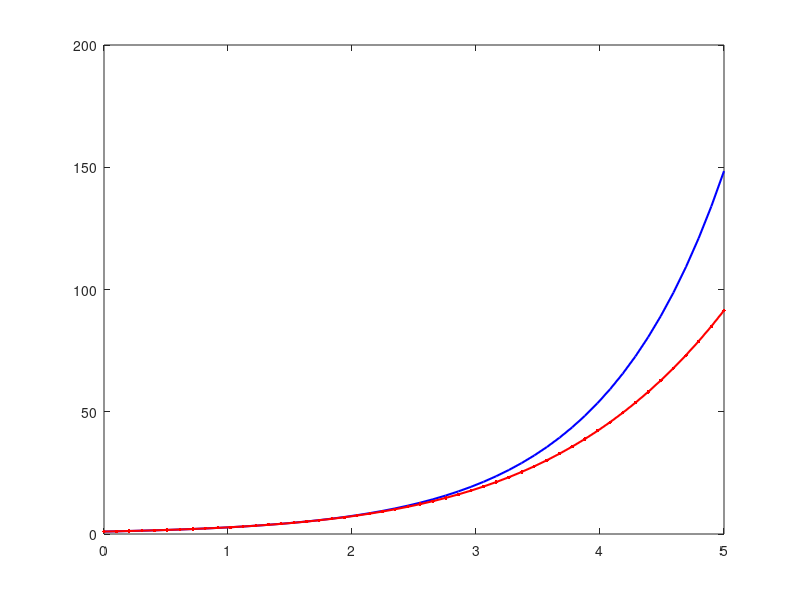

Here is the MATLAB script that generated this plot: (Note: this script raises an error after producing the figure.)
% ME 303 - Zhao Pan
% Programmers: Shaan B, Zubair H, Mirza M, Dharmik R, Milind K
% Date: 3rd March, 2025

clc; % clear command window

% 100 equally spaced points on the domain x ∈ [0, 5]
x = linspace(0, 5, 50);

% compute solution to ODE using ME 203 analytical method
y_analytical = exp(x);

% compute solution to ODE using power series numerical approx
y_series = zeros(size(x)); % initialize series approx vector
for n = 0:5 % only calculate first five points
    y_series = y_series + (x.^n) / factorial(n); % from summation
    % use .^ since we are doing element-by-element powers
end

figure; % open a new figure window

% Plot the analytical solution as a blue solid line
plot(x, y_analytical, 'b-', 'LineWidth', 1.5);
hold on; % keep the plot on

% Plot the power series approx as red markers connected with lines
plot(x, y_series, 'r.-', 'LineWidth', 1.5, 'MarkerSize', 8);

% Set x-axis ticks to 0, 1, 2, 3, 4, 5
xticks(0:1:5);

% Set y-axis ticks to every 10 until e^5 rounded up to nearest 10
yticks(0:10:round(max(y_analytical),-1));

% Turn on the grid for clarity
grid on;

% Add a legend to distinguish between the two curves
legend('$y=e^{x}$', '$y = \sum\limits_{n=0}^{5} \frac{x^n}{n!}$', ...
    'Interpreter', 'latex', 'Location', 'Best', 'FontSize', 14);
% LaTex inerpretation above was coded by consulting the MATLAB and Latex
% documentation, as well as using an LLM

% Calculate and Print the Error Norms
% Compute the absolute error at each x point
error = y_analytical - y_series;

% Calculate the L-1, L-2, and L-infinity norms of the error vector
L1_norm = norm(error, 1); % sum of absolute errors
L2_norm = norm(error); % square root of sum of squared errors
Linf_norm = abs(max(error)); % take abs value of highest element


% Print the error
fprintf('L1 Norm of Error: %f\n', L1_norm);
fprintf('L2 Norm of Error: %f\n', L2_norm);
fprintf('L-∞ Norm of Error: %f\n', Linf_norm);

hold off; % release the plot hold